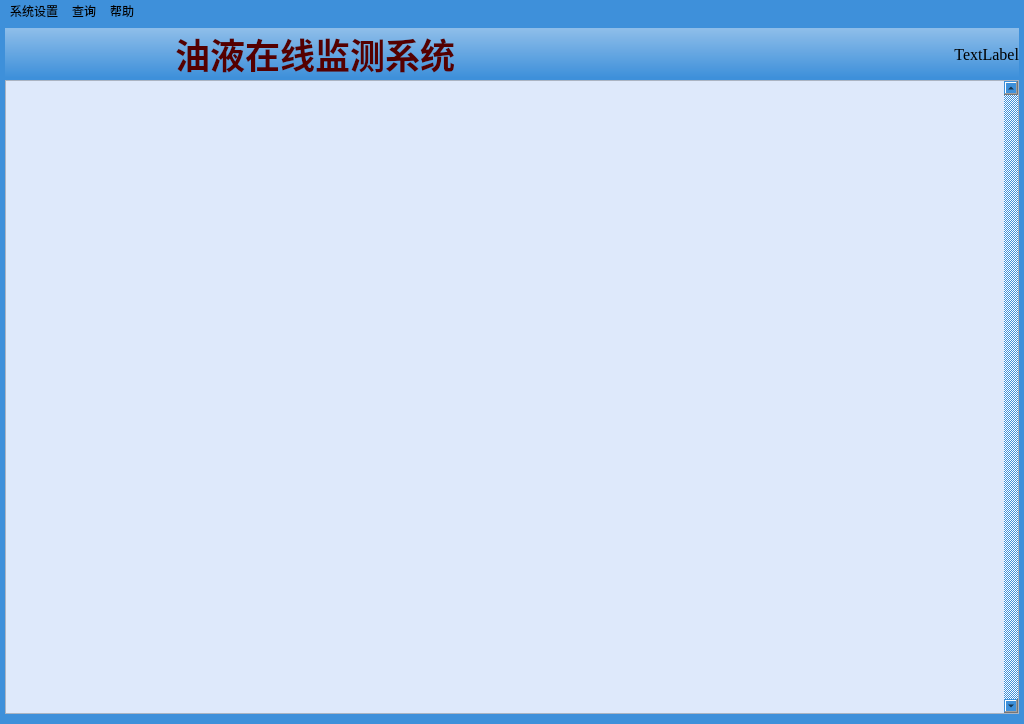
<?xml version="1.0" encoding="UTF-8"?>
<ui version="4.0">
 <class>MainWindow</class>
 <widget class="QMainWindow" name="MainWindow">
  <property name="geometry">
   <rect>
    <x>0</x>
    <y>0</y>
    <width>1024</width>
    <height>724</height>
   </rect>
  </property>
  <property name="minimumSize">
   <size>
    <width>1024</width>
    <height>0</height>
   </size>
  </property>
  <property name="font">
   <font>
    <underline>false</underline>
   </font>
  </property>
  <property name="windowTitle">
   <string>油液在线监测系统</string>
  </property>
  <property name="styleSheet">
   <string notr="true">background-color: rgb(62, 144,218);</string>
  </property>
  <widget class="QWidget" name="centralWidget">
   <layout class="QVBoxLayout" name="verticalLayout">
    <property name="spacing">
     <number>0</number>
    </property>
    <property name="leftMargin">
     <number>5</number>
    </property>
    <property name="topMargin">
     <number>5</number>
    </property>
    <property name="rightMargin">
     <number>5</number>
    </property>
    <property name="bottomMargin">
     <number>10</number>
    </property>
    <item>
     <widget class="QWidget" name="head" native="true">
      <property name="minimumSize">
       <size>
        <width>0</width>
        <height>50</height>
       </size>
      </property>
      <property name="maximumSize">
       <size>
        <width>16777215</width>
        <height>100</height>
       </size>
      </property>
      <property name="styleSheet">
       <string notr="true">background-color: qlineargradient(spread:pad, x1:0, y1:1, x2:0, y2:0, stop:0.0454545 rgba(62, 144, 218, 255), stop:0.977273 rgba(141, 189, 233, 255));</string>
      </property>
      <layout class="QHBoxLayout" name="horizontalLayout_13">
       <property name="spacing">
        <number>0</number>
       </property>
       <property name="leftMargin">
        <number>0</number>
       </property>
       <property name="topMargin">
        <number>0</number>
       </property>
       <property name="rightMargin">
        <number>0</number>
       </property>
       <property name="bottomMargin">
        <number>0</number>
       </property>
       <item>
        <layout class="QHBoxLayout" name="head_layout">
         <property name="spacing">
          <number>0</number>
         </property>
         <item>
          <widget class="QWidget" name="logo" native="true">
           <property name="minimumSize">
            <size>
             <width>170</width>
             <height>20</height>
            </size>
           </property>
           <property name="maximumSize">
            <size>
             <width>170</width>
             <height>16777215</height>
            </size>
           </property>
           <property name="styleSheet">
            <string notr="true">
border-image: url(:/res/logo.png);
background-color: qlineargradient(spread:pad, x1:0, y1:0, x2:1, y2:0, stop:0 rgba(0, 0, 0, 0), stop:1 rgba(255, 255, 255, 0));</string>
           </property>
          </widget>
         </item>
         <item>
          <widget class="QLabel" name="title">
           <property name="minimumSize">
            <size>
             <width>0</width>
             <height>0</height>
            </size>
           </property>
           <property name="baseSize">
            <size>
             <width>0</width>
             <height>0</height>
            </size>
           </property>
           <property name="palette">
            <palette>
             <active>
              <colorrole role="WindowText">
               <brush brushstyle="SolidPattern">
                <color alpha="255">
                 <red>85</red>
                 <green>0</green>
                 <blue>0</blue>
                </color>
               </brush>
              </colorrole>
              <colorrole role="Button">
               <brush brushstyle="LinearGradientPattern">
                <gradient startx="0.000000000000000" starty="0.000000000000000" endx="1.000000000000000" endy="0.000000000000000" type="LinearGradient" spread="PadSpread" coordinatemode="ObjectBoundingMode">
                 <gradientstop position="0.000000000000000">
                  <color alpha="0">
                   <red>0</red>
                   <green>0</green>
                   <blue>0</blue>
                  </color>
                 </gradientstop>
                 <gradientstop position="1.000000000000000">
                  <color alpha="0">
                   <red>255</red>
                   <green>255</green>
                   <blue>255</blue>
                  </color>
                 </gradientstop>
                </gradient>
               </brush>
              </colorrole>
              <colorrole role="Base">
               <brush brushstyle="LinearGradientPattern">
                <gradient startx="0.000000000000000" starty="0.000000000000000" endx="1.000000000000000" endy="0.000000000000000" type="LinearGradient" spread="PadSpread" coordinatemode="ObjectBoundingMode">
                 <gradientstop position="0.000000000000000">
                  <color alpha="0">
                   <red>0</red>
                   <green>0</green>
                   <blue>0</blue>
                  </color>
                 </gradientstop>
                 <gradientstop position="1.000000000000000">
                  <color alpha="0">
                   <red>255</red>
                   <green>255</green>
                   <blue>255</blue>
                  </color>
                 </gradientstop>
                </gradient>
               </brush>
              </colorrole>
              <colorrole role="Window">
               <brush brushstyle="LinearGradientPattern">
                <gradient startx="0.000000000000000" starty="0.000000000000000" endx="1.000000000000000" endy="0.000000000000000" type="LinearGradient" spread="PadSpread" coordinatemode="ObjectBoundingMode">
                 <gradientstop position="0.000000000000000">
                  <color alpha="0">
                   <red>0</red>
                   <green>0</green>
                   <blue>0</blue>
                  </color>
                 </gradientstop>
                 <gradientstop position="1.000000000000000">
                  <color alpha="0">
                   <red>255</red>
                   <green>255</green>
                   <blue>255</blue>
                  </color>
                 </gradientstop>
                </gradient>
               </brush>
              </colorrole>
             </active>
             <inactive>
              <colorrole role="WindowText">
               <brush brushstyle="SolidPattern">
                <color alpha="255">
                 <red>85</red>
                 <green>0</green>
                 <blue>0</blue>
                </color>
               </brush>
              </colorrole>
              <colorrole role="Button">
               <brush brushstyle="LinearGradientPattern">
                <gradient startx="0.000000000000000" starty="0.000000000000000" endx="1.000000000000000" endy="0.000000000000000" type="LinearGradient" spread="PadSpread" coordinatemode="ObjectBoundingMode">
                 <gradientstop position="0.000000000000000">
                  <color alpha="0">
                   <red>0</red>
                   <green>0</green>
                   <blue>0</blue>
                  </color>
                 </gradientstop>
                 <gradientstop position="1.000000000000000">
                  <color alpha="0">
                   <red>255</red>
                   <green>255</green>
                   <blue>255</blue>
                  </color>
                 </gradientstop>
                </gradient>
               </brush>
              </colorrole>
              <colorrole role="Base">
               <brush brushstyle="LinearGradientPattern">
                <gradient startx="0.000000000000000" starty="0.000000000000000" endx="1.000000000000000" endy="0.000000000000000" type="LinearGradient" spread="PadSpread" coordinatemode="ObjectBoundingMode">
                 <gradientstop position="0.000000000000000">
                  <color alpha="0">
                   <red>0</red>
                   <green>0</green>
                   <blue>0</blue>
                  </color>
                 </gradientstop>
                 <gradientstop position="1.000000000000000">
                  <color alpha="0">
                   <red>255</red>
                   <green>255</green>
                   <blue>255</blue>
                  </color>
                 </gradientstop>
                </gradient>
               </brush>
              </colorrole>
              <colorrole role="Window">
               <brush brushstyle="LinearGradientPattern">
                <gradient startx="0.000000000000000" starty="0.000000000000000" endx="1.000000000000000" endy="0.000000000000000" type="LinearGradient" spread="PadSpread" coordinatemode="ObjectBoundingMode">
                 <gradientstop position="0.000000000000000">
                  <color alpha="0">
                   <red>0</red>
                   <green>0</green>
                   <blue>0</blue>
                  </color>
                 </gradientstop>
                 <gradientstop position="1.000000000000000">
                  <color alpha="0">
                   <red>255</red>
                   <green>255</green>
                   <blue>255</blue>
                  </color>
                 </gradientstop>
                </gradient>
               </brush>
              </colorrole>
             </inactive>
             <disabled>
              <colorrole role="WindowText">
               <brush brushstyle="SolidPattern">
                <color alpha="255">
                 <red>120</red>
                 <green>120</green>
                 <blue>120</blue>
                </color>
               </brush>
              </colorrole>
              <colorrole role="Button">
               <brush brushstyle="LinearGradientPattern">
                <gradient startx="0.000000000000000" starty="0.000000000000000" endx="1.000000000000000" endy="0.000000000000000" type="LinearGradient" spread="PadSpread" coordinatemode="ObjectBoundingMode">
                 <gradientstop position="0.000000000000000">
                  <color alpha="0">
                   <red>0</red>
                   <green>0</green>
                   <blue>0</blue>
                  </color>
                 </gradientstop>
                 <gradientstop position="1.000000000000000">
                  <color alpha="0">
                   <red>255</red>
                   <green>255</green>
                   <blue>255</blue>
                  </color>
                 </gradientstop>
                </gradient>
               </brush>
              </colorrole>
              <colorrole role="Base">
               <brush brushstyle="LinearGradientPattern">
                <gradient startx="0.000000000000000" starty="0.000000000000000" endx="1.000000000000000" endy="0.000000000000000" type="LinearGradient" spread="PadSpread" coordinatemode="ObjectBoundingMode">
                 <gradientstop position="0.000000000000000">
                  <color alpha="0">
                   <red>0</red>
                   <green>0</green>
                   <blue>0</blue>
                  </color>
                 </gradientstop>
                 <gradientstop position="1.000000000000000">
                  <color alpha="0">
                   <red>255</red>
                   <green>255</green>
                   <blue>255</blue>
                  </color>
                 </gradientstop>
                </gradient>
               </brush>
              </colorrole>
              <colorrole role="Window">
               <brush brushstyle="LinearGradientPattern">
                <gradient startx="0.000000000000000" starty="0.000000000000000" endx="1.000000000000000" endy="0.000000000000000" type="LinearGradient" spread="PadSpread" coordinatemode="ObjectBoundingMode">
                 <gradientstop position="0.000000000000000">
                  <color alpha="0">
                   <red>0</red>
                   <green>0</green>
                   <blue>0</blue>
                  </color>
                 </gradientstop>
                 <gradientstop position="1.000000000000000">
                  <color alpha="0">
                   <red>255</red>
                   <green>255</green>
                   <blue>255</blue>
                  </color>
                 </gradientstop>
                </gradient>
               </brush>
              </colorrole>
             </disabled>
            </palette>
           </property>
           <property name="font">
            <font>
             <family>宋体</family>
             <pointsize>26</pointsize>
             <weight>75</weight>
             <bold>true</bold>
             <underline>false</underline>
            </font>
           </property>
           <property name="styleSheet">
            <string notr="true">
background-color: qlineargradient(spread:pad, x1:0, y1:0, x2:1, y2:0, stop:0 rgba(0, 0, 0, 0), stop:1 rgba(255, 255, 255, 0));</string>
           </property>
           <property name="frameShape">
            <enum>QFrame::NoFrame</enum>
           </property>
           <property name="frameShadow">
            <enum>QFrame::Plain</enum>
           </property>
           <property name="lineWidth">
            <number>1</number>
           </property>
           <property name="midLineWidth">
            <number>1</number>
           </property>
           <property name="text">
            <string>油液在线监测系统</string>
           </property>
           <property name="textFormat">
            <enum>Qt::AutoText</enum>
           </property>
           <property name="scaledContents">
            <bool>false</bool>
           </property>
           <property name="alignment">
            <set>Qt::AlignCenter</set>
           </property>
           <property name="wordWrap">
            <bool>false</bool>
           </property>
           <property name="margin">
            <number>-1</number>
           </property>
           <property name="indent">
            <number>-1</number>
           </property>
           <property name="textInteractionFlags">
            <set>Qt::NoTextInteraction</set>
           </property>
          </widget>
         </item>
         <item>
          <widget class="QLabel" name="select">
           <property name="font">
            <font>
             <family>楷体</family>
             <pointsize>14</pointsize>
            </font>
           </property>
           <property name="text">
            <string/>
           </property>
           <property name="alignment">
            <set>Qt::AlignCenter</set>
           </property>
          </widget>
         </item>
         <item>
          <widget class="QPushButton" name="green_pushButton">
           <property name="enabled">
            <bool>true</bool>
           </property>
           <property name="minimumSize">
            <size>
             <width>45</width>
             <height>45</height>
            </size>
           </property>
           <property name="maximumSize">
            <size>
             <width>45</width>
             <height>45</height>
            </size>
           </property>
           <property name="cursor">
            <cursorShape>ArrowCursor</cursorShape>
           </property>
           <property name="text">
            <string/>
           </property>
           <property name="icon">
            <iconset resource="resource.qrc">
             <normaloff>:/res/backsig.png</normaloff>:/res/backsig.png</iconset>
           </property>
           <property name="iconSize">
            <size>
             <width>35</width>
             <height>35</height>
            </size>
           </property>
           <property name="checkable">
            <bool>true</bool>
           </property>
           <property name="flat">
            <bool>true</bool>
           </property>
          </widget>
         </item>
         <item>
          <widget class="QPushButton" name="yellow_pushButton">
           <property name="enabled">
            <bool>true</bool>
           </property>
           <property name="minimumSize">
            <size>
             <width>45</width>
             <height>45</height>
            </size>
           </property>
           <property name="maximumSize">
            <size>
             <width>45</width>
             <height>45</height>
            </size>
           </property>
           <property name="cursor">
            <cursorShape>ArrowCursor</cursorShape>
           </property>
           <property name="text">
            <string/>
           </property>
           <property name="icon">
            <iconset resource="resource.qrc">
             <normaloff>:/res/backsig.png</normaloff>:/res/backsig.png</iconset>
           </property>
           <property name="iconSize">
            <size>
             <width>35</width>
             <height>35</height>
            </size>
           </property>
           <property name="checkable">
            <bool>true</bool>
           </property>
           <property name="checked">
            <bool>false</bool>
           </property>
           <property name="flat">
            <bool>true</bool>
           </property>
          </widget>
         </item>
         <item>
          <widget class="QPushButton" name="red_pushButton">
           <property name="enabled">
            <bool>true</bool>
           </property>
           <property name="minimumSize">
            <size>
             <width>45</width>
             <height>45</height>
            </size>
           </property>
           <property name="maximumSize">
            <size>
             <width>45</width>
             <height>45</height>
            </size>
           </property>
           <property name="cursor">
            <cursorShape>ArrowCursor</cursorShape>
           </property>
           <property name="focusPolicy">
            <enum>Qt::StrongFocus</enum>
           </property>
           <property name="text">
            <string/>
           </property>
           <property name="icon">
            <iconset resource="resource.qrc">
             <normaloff>:/res/backsig.png</normaloff>:/res/backsig.png</iconset>
           </property>
           <property name="iconSize">
            <size>
             <width>35</width>
             <height>35</height>
            </size>
           </property>
           <property name="checkable">
            <bool>true</bool>
           </property>
           <property name="autoDefault">
            <bool>false</bool>
           </property>
           <property name="default">
            <bool>false</bool>
           </property>
           <property name="flat">
            <bool>true</bool>
           </property>
          </widget>
         </item>
         <item>
          <widget class="QPushButton" name="homeButton">
           <property name="minimumSize">
            <size>
             <width>45</width>
             <height>45</height>
            </size>
           </property>
           <property name="maximumSize">
            <size>
             <width>45</width>
             <height>45</height>
            </size>
           </property>
           <property name="cursor">
            <cursorShape>PointingHandCursor</cursorShape>
           </property>
           <property name="toolTip">
            <string>主页</string>
           </property>
           <property name="styleSheet">
            <string notr="true"/>
           </property>
           <property name="text">
            <string/>
           </property>
           <property name="icon">
            <iconset resource="resource.qrc">
             <normaloff>:/res/home.png</normaloff>:/res/home.png</iconset>
           </property>
           <property name="iconSize">
            <size>
             <width>45</width>
             <height>45</height>
            </size>
           </property>
           <property name="flat">
            <bool>true</bool>
           </property>
          </widget>
         </item>
         <item>
          <widget class="QLabel" name="now">
           <property name="minimumSize">
            <size>
             <width>150</width>
             <height>20</height>
            </size>
           </property>
           <property name="maximumSize">
            <size>
             <width>150</width>
             <height>20</height>
            </size>
           </property>
           <property name="font">
            <font>
             <family>Times New Roman</family>
             <pointsize>12</pointsize>
             <weight>50</weight>
             <bold>false</bold>
            </font>
           </property>
           <property name="styleSheet">
            <string notr="true">background-color: qlineargradient(spread:reflect, x1:0.835, y1:0.335227, x2:1, y2:0, stop:0 rgba(211, 224, 230, 0), stop:1 rgba(255, 255, 255, 0));</string>
           </property>
           <property name="text">
            <string>TextLabel</string>
           </property>
           <property name="alignment">
            <set>Qt::AlignRight|Qt::AlignTrailing|Qt::AlignVCenter</set>
           </property>
          </widget>
         </item>
        </layout>
       </item>
      </layout>
     </widget>
    </item>
    <item>
     <widget class="QScrollArea" name="scrollArea">
      <property name="styleSheet">
       <string notr="true">background-color: rgb(222, 233, 251);</string>
      </property>
      <property name="verticalScrollBarPolicy">
       <enum>Qt::ScrollBarAlwaysOn</enum>
      </property>
      <property name="widgetResizable">
       <bool>true</bool>
      </property>
      <property name="alignment">
       <set>Qt::AlignLeading|Qt::AlignLeft|Qt::AlignTop</set>
      </property>
      <widget class="QWidget" name="scrollAreaWidgetContents">
       <property name="geometry">
        <rect>
         <x>0</x>
         <y>0</y>
         <width>995</width>
         <height>634</height>
        </rect>
       </property>
       <layout class="QVBoxLayout" name="verticalLayout_4">
        <property name="spacing">
         <number>0</number>
        </property>
        <property name="leftMargin">
         <number>0</number>
        </property>
        <property name="topMargin">
         <number>0</number>
        </property>
        <property name="rightMargin">
         <number>0</number>
        </property>
        <property name="bottomMargin">
         <number>0</number>
        </property>
        <item>
         <widget class="QWidget" name="widget" native="true">
          <layout class="QGridLayout" name="gridLayout_2">
           <property name="leftMargin">
            <number>0</number>
           </property>
           <property name="topMargin">
            <number>0</number>
           </property>
           <property name="rightMargin">
            <number>0</number>
           </property>
           <property name="bottomMargin">
            <number>0</number>
           </property>
           <property name="spacing">
            <number>0</number>
           </property>
          </layout>
         </widget>
        </item>
       </layout>
      </widget>
     </widget>
    </item>
   </layout>
  </widget>
  <widget class="QMenuBar" name="menuBar">
   <property name="geometry">
    <rect>
     <x>0</x>
     <y>0</y>
     <width>1024</width>
     <height>23</height>
    </rect>
   </property>
   <property name="styleSheet">
    <string notr="true">background-color: rgb(62, 144,218);</string>
   </property>
   <widget class="QMenu" name="menu">
    <property name="styleSheet">
     <string notr="true">background-color: rgb(62, 144,218);</string>
    </property>
    <property name="title">
     <string>系统设置</string>
    </property>
    <addaction name="actionWarn"/>
    <addaction name="actionStart"/>
    <addaction name="actionServer"/>
   </widget>
   <widget class="QMenu" name="menu_2">
    <property name="styleSheet">
     <string notr="true">background-color: rgb(62, 144,218);</string>
    </property>
    <property name="title">
     <string>查询</string>
    </property>
    <addaction name="actionHistory"/>
    <addaction name="actionLook"/>
   </widget>
   <widget class="QMenu" name="menu_3">
    <property name="title">
     <string>帮助</string>
    </property>
    <addaction name="actionHelp"/>
    <addaction name="actionAbout"/>
   </widget>
   <addaction name="menu"/>
   <addaction name="menu_2"/>
   <addaction name="menu_3"/>
  </widget>
  <action name="actionWarn">
   <property name="text">
    <string>报警参数设置</string>
   </property>
  </action>
  <action name="actionHistory">
   <property name="text">
    <string>历史查询</string>
   </property>
  </action>
  <action name="actionLook">
   <property name="text">
    <string>故障查询</string>
   </property>
   <property name="priority">
    <enum>QAction::NormalPriority</enum>
   </property>
  </action>
  <action name="actionStart">
   <property name="text">
    <string>采集设置</string>
   </property>
  </action>
  <action name="actionHelp">
   <property name="text">
    <string>使用说明</string>
   </property>
  </action>
  <action name="actionAbout">
   <property name="text">
    <string>关于</string>
   </property>
  </action>
  <action name="actionServer">
   <property name="text">
    <string>服务器设置</string>
   </property>
  </action>
 </widget>
 <layoutdefault spacing="6" margin="11"/>
 <resources>
  <include location="resource.qrc"/>
 </resources>
 <connections/>
</ui>
